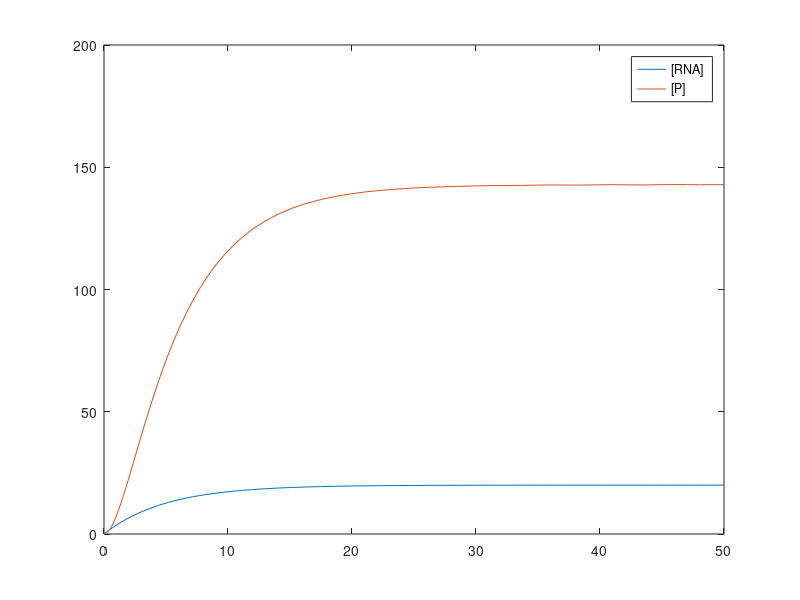

The MATLAB script that drew this image:
function positive_autoregulation
    v_max = 4;
    K_diss = 10^(-16);
    k_dr = 0.2; 
    k_s = 5;
    k_dp = 0.7;

    tspan = [0 50];
    y0 = [0 0.01];
    [t,y] = ode45(@(t,y) odefcn(t, y, v_max, K_diss, k_dr, k_s, k_dp), tspan, y0);

    plot(t,y);
    legend('[RNA]','[P]');
end

function dydt = odefcn(t, y, v_max, K_diss, k_dr, k_s, k_dp)
  dydt = zeros(2,1);
  dydt(1) = v_max*(y(2)/(K_diss+y(2)))-k_dr*y(1);
  dydt(2) = k_s*y(1)-k_dp*y(2);
end